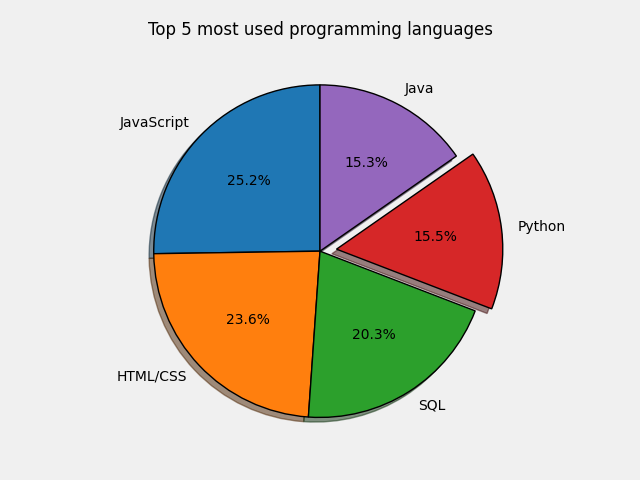

Generate this figure with Python:
# https://www.youtube.com/watch?v=MPiz50TsyF0
from matplotlib import pyplot as plt

languages = ['JavaScript', 'HTML/CSS', 'SQL', 'Python', 'Java']
users = [59219, 55466, 47544, 36443, 35917]
explode = [0, 0, 0, 0.1, 0]

plt.pie(users, labels=languages, explode=explode, wedgeprops={"edgecolor": "black"}, shadow=True, startangle=90, autopct='%1.1f%%')

plt.title("Top 5 most used programming languages")
plt.style.use('fivethirtyeight')
plt.tight_layout()
plt.savefig("C:/OtherProjects/Learning-MatPlotLib/03 - Pie Charts/Pie Charts.png")
plt.show()